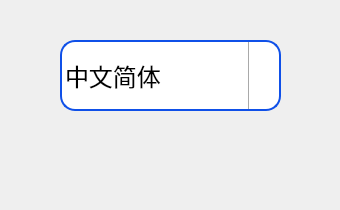
<?xml version="1.0" encoding="UTF-8"?>
<ui version="4.0">
 <class>Languagesetting</class>
 <widget class="QDialog" name="Languagesetting">
  <property name="geometry">
   <rect>
    <x>0</x>
    <y>0</y>
    <width>340</width>
    <height>210</height>
   </rect>
  </property>
  <property name="focusPolicy">
   <enum>Qt::WheelFocus</enum>
  </property>
  <property name="windowTitle">
   <string>Dialog</string>
  </property>
  <widget class="QComboBox" name="comboBox">
   <property name="geometry">
    <rect>
     <x>60</x>
     <y>40</y>
     <width>221</width>
     <height>71</height>
    </rect>
   </property>
   <property name="minimumSize">
    <size>
     <width>0</width>
     <height>0</height>
    </size>
   </property>
   <property name="maximumSize">
    <size>
     <width>16777215</width>
     <height>16777215</height>
    </size>
   </property>
   <property name="sizeIncrement">
    <size>
     <width>0</width>
     <height>50</height>
    </size>
   </property>
   <property name="font">
    <font>
     <family>Arial</family>
     <pointsize>18</pointsize>
    </font>
   </property>
   <property name="cursor">
    <cursorShape>ArrowCursor</cursorShape>
   </property>
   <property name="focusPolicy">
    <enum>Qt::NoFocus</enum>
   </property>
   <property name="contextMenuPolicy">
    <enum>Qt::NoContextMenu</enum>
   </property>
   <property name="styleSheet">
    <string notr="true">QComboBox{
border:2px solid rgb(15,80,232);
border-radius:15px
}
QComboBox::drop-down{
subcontrol-origin:padding;
subcontrol-position:top right;
width:30px;

border-left-width:1px;
border-left-color:darkgray;
border-left-style:solid;
border-top-right-radius:3px;
border-bottom-right-radius:3px;
}
QComboBox::down-arrow{
image: url(:/new/prefix1/image/down.png);
}</string>
   </property>
   <property name="editable">
    <bool>false</bool>
   </property>
   <property name="minimumContentsLength">
    <number>0</number>
   </property>
   <property name="iconSize">
    <size>
     <width>40</width>
     <height>40</height>
    </size>
   </property>
   <property name="duplicatesEnabled">
    <bool>false</bool>
   </property>
   <item>
    <property name="text">
     <string>中文简体</string>
    </property>
   </item>
   <item>
    <property name="text">
     <string>English</string>
    </property>
   </item>
  </widget>
  <widget class="QPushButton" name="pushButton">
   <property name="geometry">
    <rect>
     <x>10</x>
     <y>150</y>
     <width>100</width>
     <height>50</height>
    </rect>
   </property>
   <property name="text">
    <string/>
   </property>
   <property name="icon">
    <iconset resource="../../images.qrc">
     <normaloff>:/new/prefix1/image/close.png</normaloff>:/new/prefix1/image/close.png</iconset>
   </property>
   <property name="iconSize">
    <size>
     <width>40</width>
     <height>40</height>
    </size>
   </property>
   <property name="flat">
    <bool>true</bool>
   </property>
  </widget>
  <widget class="QPushButton" name="pushButton_2">
   <property name="geometry">
    <rect>
     <x>239</x>
     <y>150</y>
     <width>100</width>
     <height>50</height>
    </rect>
   </property>
   <property name="text">
    <string/>
   </property>
   <property name="icon">
    <iconset resource="../../images.qrc">
     <normaloff>:/new/prefix1/image/confirm.png</normaloff>:/new/prefix1/image/confirm.png</iconset>
   </property>
   <property name="iconSize">
    <size>
     <width>40</width>
     <height>40</height>
    </size>
   </property>
   <property name="autoDefault">
    <bool>true</bool>
   </property>
   <property name="flat">
    <bool>true</bool>
   </property>
  </widget>
 </widget>
 <resources>
  <include location="../../images.qrc"/>
 </resources>
 <connections/>
</ui>
